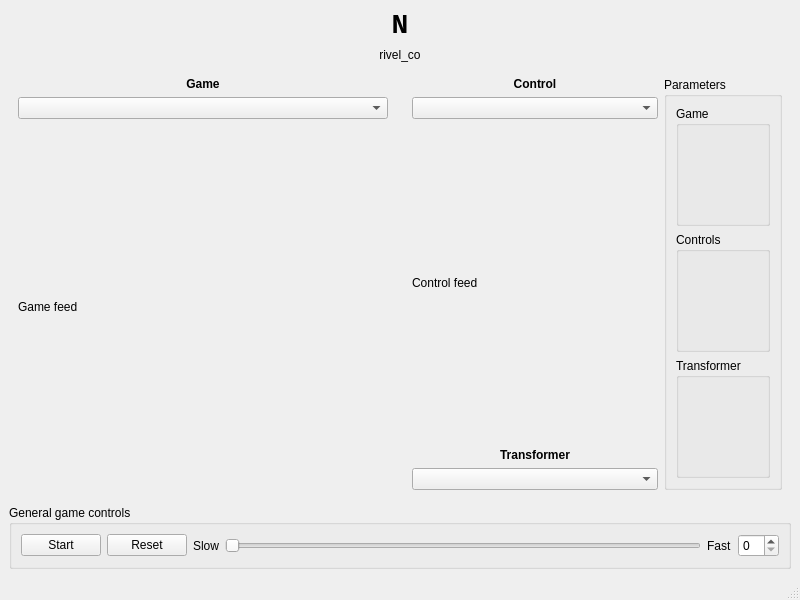
<?xml version="1.0" encoding="UTF-8"?>
<ui version="4.0">
 <class>MainWindow</class>
 <widget class="QMainWindow" name="MainWindow">
  <property name="geometry">
   <rect>
    <x>0</x>
    <y>0</y>
    <width>800</width>
    <height>600</height>
   </rect>
  </property>
  <property name="windowTitle">
   <string>MainWindow</string>
  </property>
  <widget class="QWidget" name="centralwidget">
   <layout class="QGridLayout" name="gridLayout">
    <item row="2" column="0">
     <widget class="QWidget" name="widget" native="true">
      <layout class="QGridLayout" name="gridLayout_2">
       <item row="1" column="0">
        <widget class="QComboBox" name="game_selector_combo">
         <property name="focusPolicy">
          <enum>Qt::NoFocus</enum>
         </property>
        </widget>
       </item>
       <item row="2" column="0">
        <widget class="QLabel" name="game_feed_lbl">
         <property name="sizePolicy">
          <sizepolicy hsizetype="Expanding" vsizetype="Expanding">
           <horstretch>0</horstretch>
           <verstretch>0</verstretch>
          </sizepolicy>
         </property>
         <property name="focusPolicy">
          <enum>Qt::ClickFocus</enum>
         </property>
         <property name="text">
          <string>Game feed</string>
         </property>
        </widget>
       </item>
       <item row="0" column="0">
        <widget class="QLabel" name="game_header_lbl">
         <property name="sizePolicy">
          <sizepolicy hsizetype="Preferred" vsizetype="Maximum">
           <horstretch>0</horstretch>
           <verstretch>0</verstretch>
          </sizepolicy>
         </property>
         <property name="font">
          <font>
           <bold>true</bold>
          </font>
         </property>
         <property name="text">
          <string>Game</string>
         </property>
         <property name="alignment">
          <set>Qt::AlignCenter</set>
         </property>
        </widget>
       </item>
      </layout>
     </widget>
    </item>
    <item row="2" column="1">
     <widget class="QWidget" name="widget_2" native="true">
      <layout class="QGridLayout" name="gridLayout_3">
       <item row="0" column="1" rowspan="6">
        <widget class="QGroupBox" name="custom_parameters_box">
         <property name="sizePolicy">
          <sizepolicy hsizetype="Maximum" vsizetype="Expanding">
           <horstretch>0</horstretch>
           <verstretch>0</verstretch>
          </sizepolicy>
         </property>
         <property name="maximumSize">
          <size>
           <width>200</width>
           <height>16777215</height>
          </size>
         </property>
         <property name="title">
          <string>Parameters</string>
         </property>
         <layout class="QGridLayout" name="gridLayout_5">
          <item row="0" column="0">
           <widget class="QGroupBox" name="game_parameters_box">
            <property name="title">
             <string>Game</string>
            </property>
           </widget>
          </item>
          <item row="1" column="0">
           <widget class="QGroupBox" name="control_parameters_box">
            <property name="title">
             <string>Controls</string>
            </property>
           </widget>
          </item>
          <item row="2" column="0">
           <widget class="QGroupBox" name="transform_parameters_box">
            <property name="title">
             <string>Transformer</string>
            </property>
           </widget>
          </item>
         </layout>
        </widget>
       </item>
       <item row="0" column="0">
        <widget class="QLabel" name="control_header_lbl">
         <property name="sizePolicy">
          <sizepolicy hsizetype="Preferred" vsizetype="Maximum">
           <horstretch>0</horstretch>
           <verstretch>0</verstretch>
          </sizepolicy>
         </property>
         <property name="font">
          <font>
           <bold>true</bold>
          </font>
         </property>
         <property name="text">
          <string>Control</string>
         </property>
         <property name="alignment">
          <set>Qt::AlignCenter</set>
         </property>
        </widget>
       </item>
       <item row="1" column="0">
        <widget class="QComboBox" name="control_selector_combo">
         <property name="focusPolicy">
          <enum>Qt::NoFocus</enum>
         </property>
        </widget>
       </item>
       <item row="5" column="0">
        <widget class="QComboBox" name="transformer_selector_combo">
         <property name="focusPolicy">
          <enum>Qt::NoFocus</enum>
         </property>
        </widget>
       </item>
       <item row="4" column="0">
        <widget class="QLabel" name="transformer_header_lbl">
         <property name="sizePolicy">
          <sizepolicy hsizetype="Preferred" vsizetype="Maximum">
           <horstretch>0</horstretch>
           <verstretch>0</verstretch>
          </sizepolicy>
         </property>
         <property name="font">
          <font>
           <bold>true</bold>
          </font>
         </property>
         <property name="text">
          <string>Transformer</string>
         </property>
         <property name="alignment">
          <set>Qt::AlignCenter</set>
         </property>
        </widget>
       </item>
       <item row="2" column="0" rowspan="2">
        <widget class="QLabel" name="control_feed_lbl">
         <property name="sizePolicy">
          <sizepolicy hsizetype="Expanding" vsizetype="Expanding">
           <horstretch>0</horstretch>
           <verstretch>0</verstretch>
          </sizepolicy>
         </property>
         <property name="focusPolicy">
          <enum>Qt::ClickFocus</enum>
         </property>
         <property name="text">
          <string>Control feed</string>
         </property>
        </widget>
       </item>
      </layout>
     </widget>
    </item>
    <item row="3" column="0" colspan="2">
     <widget class="QGroupBox" name="general_controls_box">
      <property name="sizePolicy">
       <sizepolicy hsizetype="Preferred" vsizetype="Maximum">
        <horstretch>0</horstretch>
        <verstretch>0</verstretch>
       </sizepolicy>
      </property>
      <property name="title">
       <string>General game controls</string>
      </property>
      <layout class="QGridLayout" name="gridLayout_4">
       <item row="0" column="4">
        <widget class="QLabel" name="game_speed_right_lbl">
         <property name="text">
          <string>Fast</string>
         </property>
        </widget>
       </item>
       <item row="0" column="2">
        <widget class="QLabel" name="game_speed_left_lbl">
         <property name="text">
          <string>Slow</string>
         </property>
        </widget>
       </item>
       <item row="0" column="5">
        <widget class="QSpinBox" name="global_timer">
         <property name="focusPolicy">
          <enum>Qt::NoFocus</enum>
         </property>
        </widget>
       </item>
       <item row="0" column="1">
        <widget class="QPushButton" name="reset_game_button">
         <property name="focusPolicy">
          <enum>Qt::NoFocus</enum>
         </property>
         <property name="text">
          <string>Reset</string>
         </property>
        </widget>
       </item>
       <item row="0" column="3">
        <widget class="QSlider" name="game_speed_slider">
         <property name="focusPolicy">
          <enum>Qt::NoFocus</enum>
         </property>
         <property name="orientation">
          <enum>Qt::Horizontal</enum>
         </property>
        </widget>
       </item>
       <item row="0" column="0">
        <widget class="QPushButton" name="start_game_button">
         <property name="focusPolicy">
          <enum>Qt::NoFocus</enum>
         </property>
         <property name="text">
          <string>Start</string>
         </property>
        </widget>
       </item>
      </layout>
     </widget>
    </item>
    <item row="0" column="0" colspan="2">
     <widget class="QLabel" name="neuroarcade_header_lbl">
      <property name="sizePolicy">
       <sizepolicy hsizetype="Preferred" vsizetype="Maximum">
        <horstretch>0</horstretch>
        <verstretch>0</verstretch>
       </sizepolicy>
      </property>
      <property name="font">
       <font>
        <family>Consolas</family>
        <pointsize>21</pointsize>
        <bold>true</bold>
       </font>
      </property>
      <property name="text">
       <string>N</string>
      </property>
      <property name="alignment">
       <set>Qt::AlignCenter</set>
      </property>
     </widget>
    </item>
    <item row="1" column="0" colspan="2">
     <widget class="QLabel" name="neuroarcade_author_lbl">
      <property name="sizePolicy">
       <sizepolicy hsizetype="Preferred" vsizetype="Maximum">
        <horstretch>0</horstretch>
        <verstretch>0</verstretch>
       </sizepolicy>
      </property>
      <property name="text">
       <string>rivel_co</string>
      </property>
      <property name="alignment">
       <set>Qt::AlignCenter</set>
      </property>
     </widget>
    </item>
   </layout>
  </widget>
  <widget class="QMenuBar" name="menubar">
   <property name="geometry">
    <rect>
     <x>0</x>
     <y>0</y>
     <width>800</width>
     <height>22</height>
    </rect>
   </property>
  </widget>
  <widget class="QStatusBar" name="statusbar"/>
 </widget>
 <resources/>
 <connections/>
</ui>
